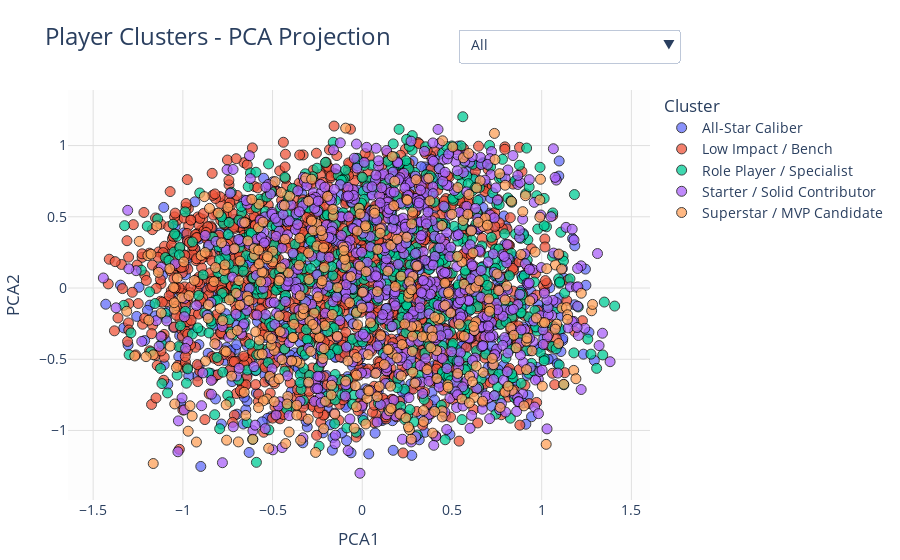

The cell this chart's notebook holds for it:
### Markdown cell above
## 🧠 Phase 1 - Unsupervised Clustering of Player Seasons

**Goal:**  
Group EuroLeague player-seasons into performance tiers using unsupervised learning to form the foundation for long-term emergence tracking.

### 📥 Input
- Season-by-season EuroLeague player stats (2000-2021)
- Core features: `PTS/G`, `USG%`, `PER`, `TS%`, `W%`, `AGE`, etc.

### ⚙️ Process

1. **Filtering & Normalization**
   - Removed low-activity players (`GP < 10`, `Min/G < 5`)
   - Rank-normalized all stats (`pandas.rank(pct=True)`)

2. **PII Computation**
   - Calculated **Player Impact Index** as a weighted sum of rank-normalized features
   - Included youth bonus: `Is_Under = (AGE ≤ threshold)`

3. **Clustering**
   - Applied `KMeans` (`sklearn.cluster`) to normalized features
   - Assigned each season to a cluster (`n_clusters = 5`)

4. **PCA Visualization**
   - Used `PCA` (`sklearn.decomposition`) for 2D projection
   - Created interactive cluster plots with `plotly`

5. **Label Mapping**
   - Converted PII percentiles to qualitative labels:
     - `"Superstar"`, `"All-Star"`, `"Starter"`, `"Role Player"`, `"Bench"`

### 📦 Output
- Clustered dataset (`.pkl`, `.xlsx`) with:
  - `Cluster`, `Cluster_Label`, `PII`
- Interactive PCA plot (`.html`, `.png`)

---

### 🧰 ML Tools Used

| Task                  | Tool                          |
|-----------------------|-------------------------------|
| Normalization         | `pandas.rank(pct=True)`       |
| Clustering            | `sklearn.cluster.KMeans`      |
| Dimensionality Reduction | `sklearn.decomposition.PCA`|
| Visualization         | `plotly.graph_objects`        |
| Impact Scoring        | Custom PII function           |

### Code cell
# Profiles clustering
df_clustered = pt1.cluster_player_profiles(
    pkl_path="src/clean/All_time_Players_stats_merged.pkl",  # Path to cleaned all-time data
    n_clusters=5,         # Number of clusters for KMeans
    min_games=10,         # Filter: only consider players with ≥N games to reduce noise
    min_minutes=8,        # Filter: only consider players averaging >N minutes per game
    show_plots=True,      # Enable interactive PCA scatter plot visualization
    return_data=True      # Return the enriched DataFrame instead of saving it only
)

### Figure 1 — Plotly figure (JSON) as saved in the notebook; plotly's stock layout.template omitted (floating-point values rounded to 4 significant figures; data arrays with more than 128 entries replaced by an {"elided": "..."} marker saying what was removed)
{"data": [{"hoverinfo": "text", "marker": {"line": {"color": "black", "width": 1}, "opacity": 0.75, "size": 10}, "mode": "markers", "name": "All-Star Caliber", "text": {"elided": "557 str values"}, "type": "scatter", "x": {"elided": "557 float values"}, "y": {"elided": "557 float values"}}, {"hoverinfo": "text", "marker": {"line": {"color": "black", "width": 1}, "opacity": 0.75, "size": 10}, "mode": "markers", "name": "Low Impact / Bench", "text": {"elided": "1299 str values"}, "type": "scatter", "x": {"elided": "1299 float values"}, "y": {"elided": "1299 float values"}}, {"hoverinfo": "text", "marker": {"line": {"color": "black", "width": 1}, "opacity": 0.75, "size": 10}, "mode": "markers", "name": "Role Player / Specialist", "text": {"elided": "741 str values"}, "type": "scatter", "x": {"elided": "741 float values"}, "y": {"elided": "741 float values"}}, {"hoverinfo": "text", "marker": {"line": {"color": "black", "width": 1}, "opacity": 0.75, "size": 10}, "mode": "markers", "name": "Starter / Solid Contributor", "text": {"elided": "742 str values"}, "type": "scatter", "x": {"elided": "742 float values"}, "y": {"elided": "742 float values"}}, {"hoverinfo": "text", "marker": {"line": {"color": "black", "width": 1}, "opacity": 0.75, "size": 10}, "mode": "markers", "name": "Superstar / MVP Candidate", "text": {"elided": "371 str values"}, "type": "scatter", "x": {"elided": "371 float values"}, "y": {"elided": "371 float values"}}], "layout": {"font": {"size": 14}, "hoverlabel": {"bgcolor": "white", "bordercolor": "black", "font": {"size": 13}}, "hovermode": "closest", "legend": {"title": {"text": "Cluster"}}, "margin": {"b": 60, "l": 60, "r": 40, "t": 90}, "paper_bgcolor": "#ffffff", "plot_bgcolor": "#fdfdfd", "title": {"font": {"size": 24}, "text": "Player Clusters - PCA Projection"}, "updatemenus": [{"buttons": [{"args": [{"visible": [true, true, true, true, true]}, {"title": "All Clusters"}], "label": "All", "method": "update"}, {"args": [{"visible": [true, false, false, false, false]}, {"title": "Cluster: All-Star Caliber"}], "label": "All-Star Caliber", "method": "update"}, {"args": [{"visible": [false, true, false, false, false]}, {"title": "Cluster: Low Impact / Bench"}], "label": "Low Impact / Bench", "method": "update"}, {"args": [{"visible": [false, false, true, false, false]}, {"title": "Cluster: Role Player / Specialist"}], "label": "Role Player / Specialist", "method": "update"}, {"args": [{"visible": [false, false, false, true, false]}, {"title": "Cluster: Starter / Solid Contributor"}], "label": "Starter / Solid Contributor", "method": "update"}, {"args": [{"visible": [false, false, false, false, true]}, {"title": "Cluster: Superstar / MVP Candidate"}], "label": "Superstar / MVP Candidate", "method": "update"}], "direction": "down", "showactive": true, "x": 1.05, "y": 1.15}], "xaxis": {"gridcolor": "#e0e0e0", "title": {"text": "PCA1"}, "zeroline": false}, "yaxis": {"gridcolor": "#e0e0e0", "title": {"text": "PCA2"}, "zeroline": false}}}
